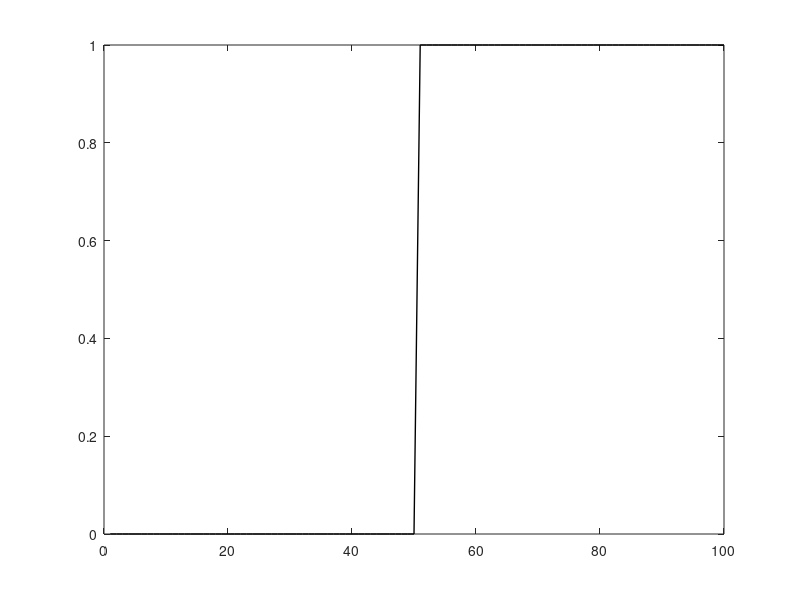

Here is the MATLAB script that generated this plot: (Note: this script raises an error after producing the figure.)
function sgolaytester()

%test performance of sgolay filter on a step function

snr = 3;

sig = [zeros(1,50) ones(1,50)];
noi = randn(1,length(sig)) * 1/snr;
step = sig + noi;
figure('Name', sprintf('sgolay filter tester for snr %0.1f', snr))
plot(sig, 'k', 'LineWidth', 1), hold on%, plot(step, 'Color', [.7 .7 .7], 'LineWidth', 1); %dont plot, = sgolayfilt( x, n-1, n)
wid = 5*2+1;
rnks = 0:wid-1;
len = length(rnks);
miderrs = zeros(1,len);
sniperr = zeros(1,len);
errs = zeros(1,len);
for i = 1:len
    stepf = sgolayfilt(step, rnks(i), wid);
    col = hsv2rgb( mod((i-1)/len*2/3, 1) , 1, .6 ); %color range from red to blue
    plot(stepf, 'Color', col)
    errs(i) = sum( (sig-stepf).^2 );
    miderrs(i) = sum( (sig(end/4:end*3/4)-stepf(end/4:end*3/4)).^2 );
    sniperr(i) =  sum( (sig(end*.4:end*.6)-stepf(end*.4:end*.6)).^2 );
end

figure('Name', 'Square error from signal vs filter degree for [all, middle 50%, middle 20%] of trace')
plot(rnks, errs), hold on, plot(rnks, miderrs), plot(rnks, sniperr)
xlabel filter\_rank
ylabel square\_error
    